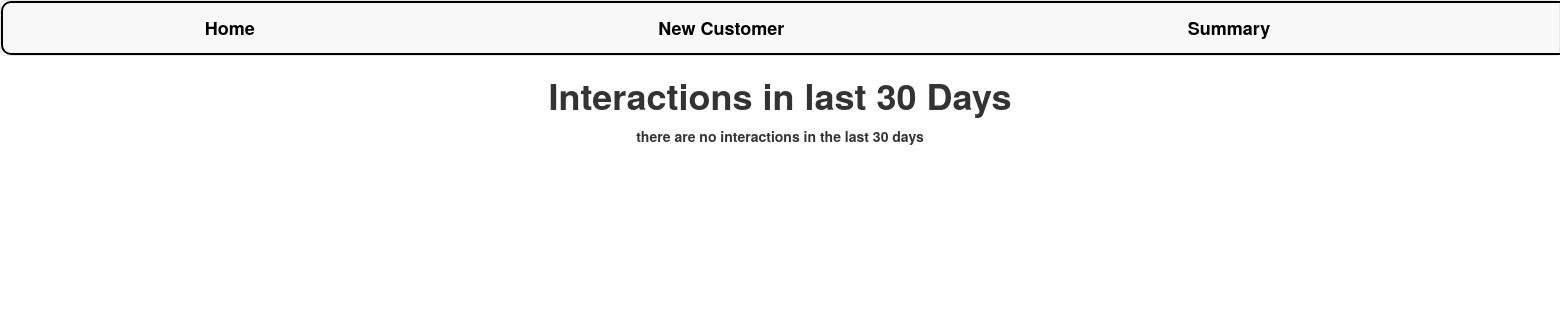
/summary/, run on an earlier commit of the app's database.
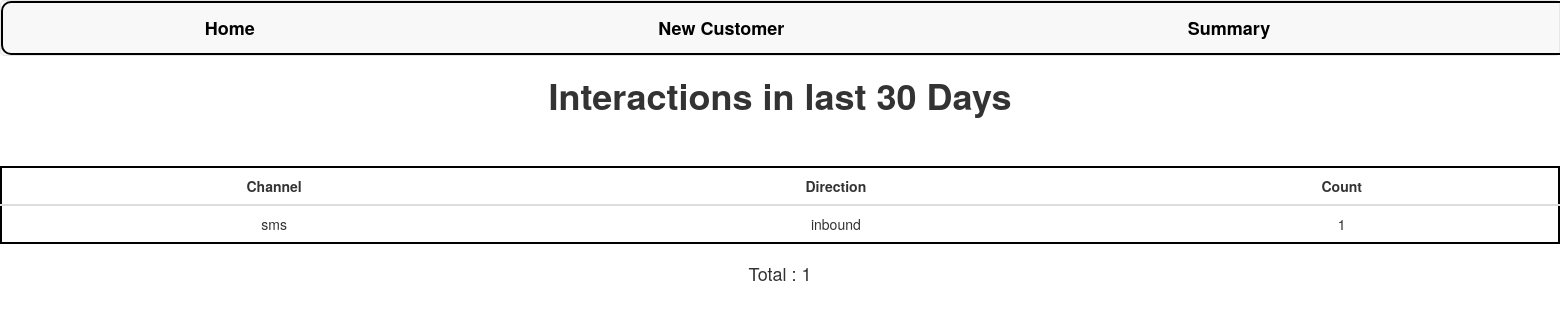
And on a later commit of the database.
### customer360/models.py (models this page shows)
class Interaction(models.Model):
    CHANNEL_CHOICES = [
        ('phone', 'Phone'),
        ('sms', 'SMS'),
        ('email', 'Email'),
        ('letter', 'Letter'),
        ('social_media', 'Social Media'),
    ]
    DIRECTION_CHOICES = [
        ('inbound', 'Inbound'),
        ('outbound', 'Outbound'),
    ]
    customer = models.ForeignKey(Customer, on_delete=models.CASCADE)
    channel = models.CharField(max_length=15, choices=CHANNEL_CHOICES)
    direction = models.CharField(max_length=10, choices=DIRECTION_CHOICES)
    interaction_date = models.DateField(auto_now_add=True)
    summary = models.TextField()

### customer360/views.py (the view)
# urls.py: path('summary/',views.summary,name='summary'),
def summary(request):
    thirty_days_ago = date.today() - timedelta(days=30)
    interactions = Interaction.objects.filter(interaction_date__gte=thirty_days_ago)
    count = len(interactions)
    interactions = interactions.values("channel","direction").annotate(count=Count('channel'))
    context={
                "interactions":interactions,
                "count":count
             }
    return render(request,"summary.html",context=context)

### customer360/templates/summary.html
{% extends 'base.html' %} {% load static %} {% block content %}
<html>
  <body>
    <h1>Interactions in last 30 Days</h1>
    {% if not interactions %}
    <p>there are no interactions in the last 30 days</p>
    <p>{% else %}</p>
    <table class="table">
      <thead>
        <tr>
          <th>Channel</th>
          <th>Direction</th>
          <th>Count</th>
        </tr>
      </thead>
      <tbody>
        {% for interaction in interactions %}
        <tr>
          <td>{{ interaction.channel }}</td>
          <td>{{ interaction.direction }}</td>
          <td>{{ interaction.count }}</td>
        </tr>
        {% endfor %}
      </tbody>
    </table>
    <h4>Total : {{ count }}</h4>
    {% endif %}
  </body>
</html>
{% endblock content %}

### customer360/templates/base.html (shortened to what this page needs)
{% load static %}
<!DOCTYPE html>
<html>
  <head>
    <link
      rel="stylesheet"
      href="https://maxcdn.bootstrapcdn.com/bootstrap/3.4.1/css/bootstrap.min.css"
    />
    <link rel="stylesheet" href="{% static 'css/main.css' %}" />
  </head>
  <body>
    <nav class="navbar navbar-default">
      <ul class="nav navbar-nav">
        <li>
          <a style="color: black" href="/">Home</a>
        </li>
        <li>
          <a style="color: black" href="/create">New Customer</a>
        </li>
        <li>
          <a style="color: black" href="/summary">Summary</a>
        </li>
      </ul>
    </nav>
    {% block content %} {% endblock %}
  </body>
</html>

### static/css/main.css (style rules this page uses)
body { text-align: center; margin: auto; }
h1,p { font-weight: bold; }
table { margin: auto; border: 2px solid #000000; margin-top: 50px; border-radius: 15px; background-color: white; text-align: center; }
th { text-align: center; }
.nav { width: 200%; border: 2px solid black; border-radius: 10px; }
.nav li { margin-right: 6%; margin-left: 6%; font-size: large; font-weight: bold; }

What changed in the data, as far as the page shows it:
added Interaction: channel "sms", direction "inbound", count "1"
Also different on the page:
{{ count }}: (not shown) → "1"
text no longer shown: "there are no interactions in the last 30 days"
text now shown: "Channel Direction Count Total :"
